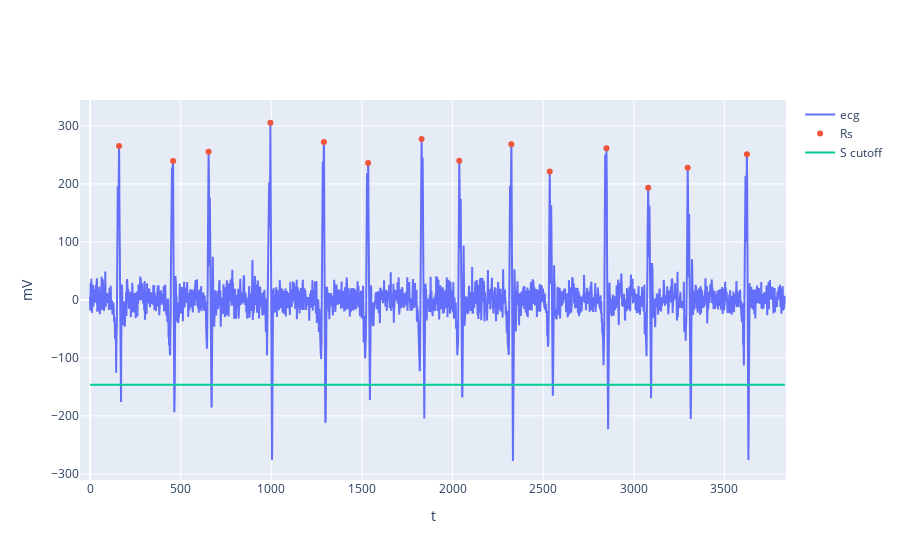

Here is the notebook cell this chart was saved with:
### Code cell
# cut ecg
margin = 100
cut_ecg = filtered_ecg[true_R_indices[1]+margin:true_R_indices[-2]-margin]
cut_true_R_indices = true_R_indices[true_R_indices > true_R_indices[1]+margin]
cut_true_R_indices = cut_true_R_indices[cut_true_R_indices < true_R_indices[-2]-margin]
cut_true_R_indices = cut_true_R_indices - (true_R_indices[1]+margin)
cut_true_Rs = cut_ecg[cut_true_R_indices]
S_factor = 12
S_cutoff = -S_factor*mad
fig = make_subplots(shared_xaxes=True, shared_yaxes=True)
fig.add_trace(
    go.Line(y=cut_ecg, x=np.arange(len(cut_ecg)), name='ecg')
)
fig.add_trace(
    go.Scatter(x=cut_true_R_indices, y=cut_true_Rs, mode='markers', name='Rs')
)
fig.add_trace(
    go.Scatter(x=[0,len(cut_ecg)], y=[S_cutoff, S_cutoff], mode='lines', name='S cutoff')
)
fig.update_xaxes(title_text="t")
fig.update_yaxes(title_text="mV")
fig.show()

### Figure 1 — Plotly figure (JSON) as saved in the notebook; plotly's stock layout.template omitted (floating-point values rounded to 4 significant figures; data arrays with more than 128 entries replaced by an {"elided": "..."} marker saying what was removed)
{"data": [{"name": "ecg", "type": "scatter", "x": {"elided": "3833 int values"}, "y": {"elided": "3833 float values"}}, {"mode": "markers", "name": "Rs", "type": "scatter", "x": [160, 458, 654, 995, 1290, 1534, 1829, 2037, 2324, 2536, 2849, 3079, 3297, 3624], "y": [265.3, 239.4, 255.4, 305.5, 272.2, 236.2, 277.6, 240.0, 268.5, 221.4, 261.6, 193.5, 228.0, 251.2]}, {"mode": "lines", "name": "S cutoff", "type": "scatter", "x": [0, 3833], "y": [-146.3, -146.3]}], "layout": {"xaxis": {"anchor": "y", "domain": [0, 1], "title": {"text": "t"}}, "yaxis": {"anchor": "x", "domain": [0, 1], "title": {"text": "mV"}}}}
